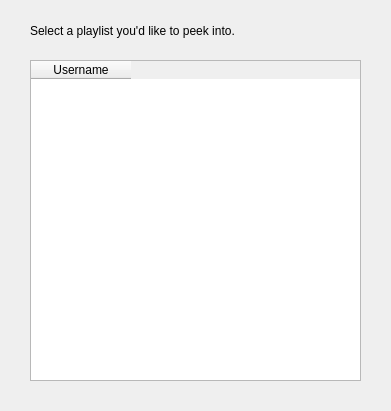
<?xml version="1.0" encoding="UTF-8"?>
<ui version="4.0">
 <class>QtSelectPlaylistWindow</class>
 <widget class="QMainWindow" name="QtSelectPlaylistWindow">
  <property name="geometry">
   <rect>
    <x>0</x>
    <y>0</y>
    <width>391</width>
    <height>411</height>
   </rect>
  </property>
  <property name="windowTitle">
   <string>QtSelectPlaylistWindow</string>
  </property>
  <widget class="QWidget" name="centralWidget">
   <widget class="QLabel" name="label">
    <property name="geometry">
     <rect>
      <x>30</x>
      <y>20</y>
      <width>331</width>
      <height>21</height>
     </rect>
    </property>
    <property name="text">
     <string>Select a playlist you'd like to peek into.</string>
    </property>
   </widget>
   <widget class="QTableWidget" name="table">
    <property name="geometry">
     <rect>
      <x>30</x>
      <y>60</y>
      <width>331</width>
      <height>321</height>
     </rect>
    </property>
    <property name="editTriggers">
     <set>QAbstractItemView::NoEditTriggers</set>
    </property>
    <property name="selectionBehavior">
     <enum>QAbstractItemView::SelectRows</enum>
    </property>
    <column>
     <property name="text">
      <string>Username</string>
     </property>
    </column>
   </widget>
  </widget>
 </widget>
 <layoutdefault spacing="6" margin="11"/>
 <resources/>
 <connections>
  <connection>
   <sender>table</sender>
   <signal>cellDoubleClicked(int,int)</signal>
   <receiver>QtSelectPlaylistWindow</receiver>
   <slot>PlaylistSelected(int,int)</slot>
   <hints>
    <hint type="sourcelabel">
     <x>210</x>
     <y>324</y>
    </hint>
    <hint type="destinationlabel">
     <x>234</x>
     <y>395</y>
    </hint>
   </hints>
  </connection>
 </connections>
 <slots>
  <slot>PlaylistSelected(int,int)</slot>
 </slots>
</ui>
